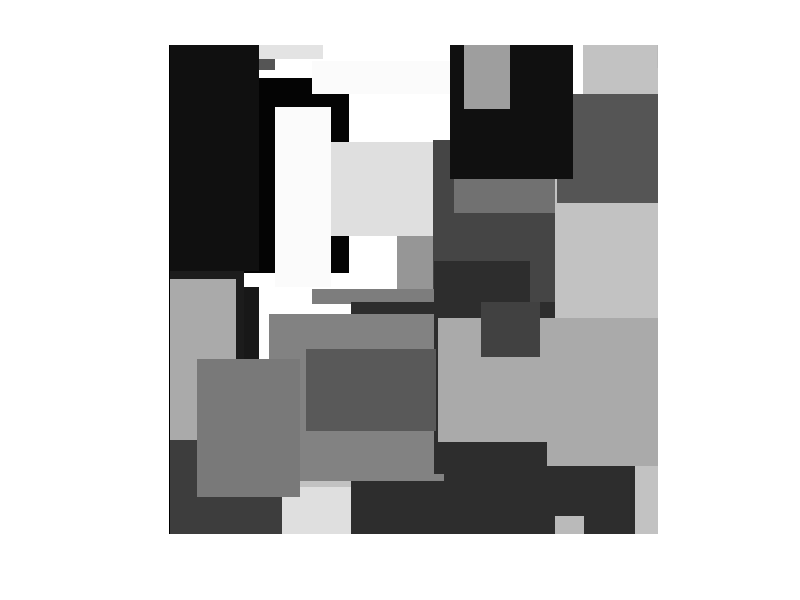
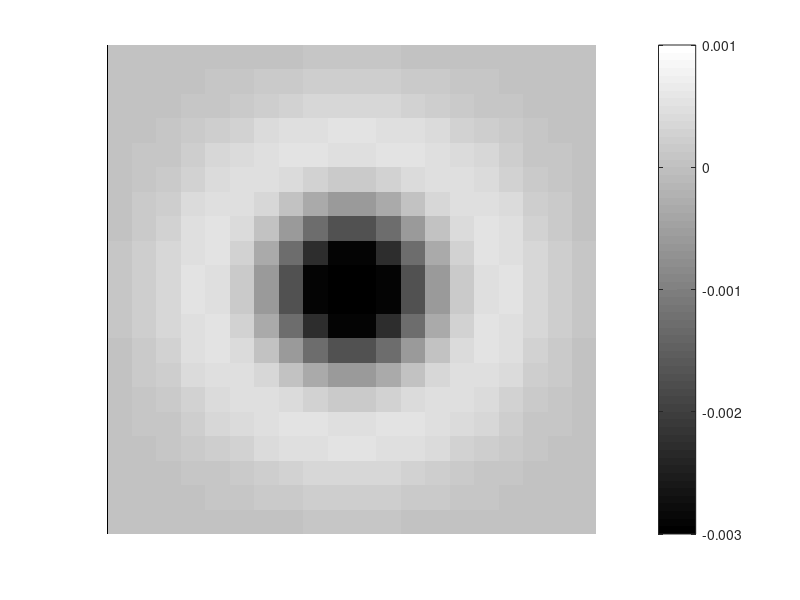

Write MATLAB code to recreate these figures, in order. (Note: this script raises an error after producing the figures.)
rect = ones(500,500) * 256;
for i=1:150
    p1=[randi([1,500],1),randi([1,500],1)];
    height = randi(150,1);
    p2=[p1+height,p1(2)];
    width = randi(150,1);
    p3=[p1(1),p1(2)+width];
    intensity=randi([0,250],1);
    smallrec=intensity*ones(height,width);
    rect(p1(1):p2(1)-1,p1(2):p3(2)-1) = smallrec;
end
rect = uint8(rect(125:375,125:375));
figure(1);
imshow(rect);

Gaussian = fspecial('gaussian',20,3);
x=conv2(Gaussian, [1 -2 1], 'same');
y=conv2(Gaussian, [1 -2 1]', 'same');
Laplace = x + y;
figure(2);
imshow(Laplace, 'DisplayRange', [-0.003 0.001], 'InitialMagnification', 1000);
colorbar


figure(3);
ZeroCrossingImg = CreateZeroCrossingImage(rect,20,3);
imshow(ZeroCrossingImg);

figure(4);
NoisyRect = rect+uint8(0.1*std(double(rect(:)))*randn(size(rect)));
imshow(NoisyRect);

figure(5)
NoisyZeroCrossingImg = CreateZeroCrossingImage(NoisyRect,20,3);
imshow(NoisyZeroCrossingImg);

figure(6)
NewNoisyZeroCrossingImg = CreateZeroCrossingImage(NoisyRect,40,6);
imshow(NewNoisyZeroCrossingImg);


function img = CreateZeroCrossingImage(Img,Width,Stddev)
    Gaussian = fspecial('gaussian', Width, Stddev);
    x=conv2(Gaussian, [1 -2 1], 'same');
    y=conv2(Gaussian, [1 -2 1]', 'same');
    Laplace = x+y;
    LaplaceImg = conv2(Img, Laplace,'same');
    ShiftLeft=(circshift(LaplaceImg,[0 -1]) .* LaplaceImg)<0;
    ShiftRight=(circshift(LaplaceImg,[0 1]) .* LaplaceImg)<0;
    ShiftUp=(circshift(LaplaceImg,[1 0]) .* LaplaceImg)<0;
    ShiftDown=(circshift(LaplaceImg,[-1 0]) .* LaplaceImg)<0;
    ShiftTopLeft=(circshift(LaplaceImg,[1 -1]) .* LaplaceImg)<0;
    ShiftTopRight=(circshift(LaplaceImg,[1 1]) .* LaplaceImg)<0;
    ShiftBottomLeft=(circshift(LaplaceImg,[-1 -1]) .* LaplaceImg)<0;
    ShiftBottomRight=(circshift(LaplaceImg,[-1 1]) .* LaplaceImg)<0;
    img = ShiftLeft+ShiftRight+ShiftUp+ShiftDown+ShiftTopLeft+ShiftTopRight+ShiftBottomLeft+ShiftBottomRight;
end